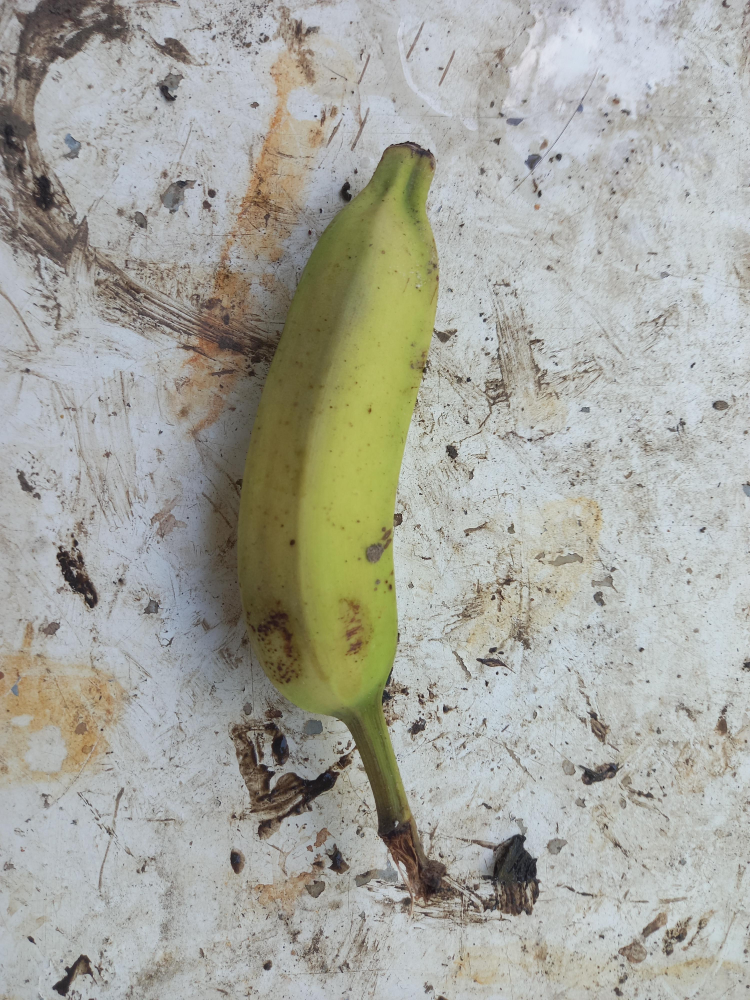
#> input picture Test/20230213_075429_jpg.rf.00943925ab24dfa9c17026d0d3520a8d.jpg, 3000 x 4000 px (shown at 1/4 size); its folder holds only this picture in this run
$ python -i preprocessing_extract_features.py   (imports and definitions only)   (older library calls are emulated)
#> lines starting #> are read from the running program, lines starting #| are printed output that depends on the picture
#> further down, picture is the input picture: shape (4000, 3000, 3); mean B, G, R 158.4, 167, 166.6
import os
import cv2
import numpy as np
from skimage.feature import graycomatrix, graycoprops
from ultralytics import YOLO

# [1 line that did not run here, left out]

def standardize_image_size(image, target_size=(224, 224)):
#> called with target_size = (224, 224)
    height, width = image.shape[:2]
#> height = 4000; width = 3000

    if height > width:
        image = cv2.rotate(image, cv2.ROTATE_90_CLOCKWISE)
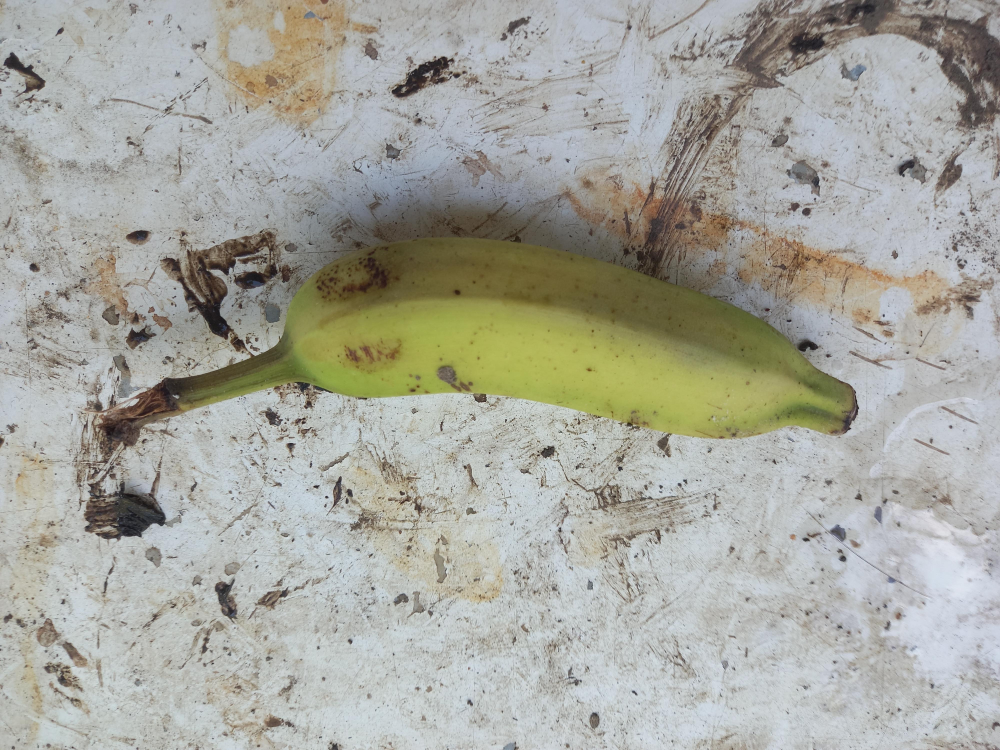
#> image: shape (3000, 4000, 3) (shown at 1/4 size); mean of channels 0, 1, 2 158.4, 167, 166.6; drawn as B, G, R

        height, width = width, height
#> height = 3000; width = 4000

    scale = min(target_size[0] / width, target_size[1] / height)
#> scale = 0.056

    new_width = int(width * scale)
#> new_width = 224
    new_height = int(height * scale)
#> new_height = 168

    resized = cv2.resize(image, (new_width, new_height), interpolation=cv2.INTER_AREA)
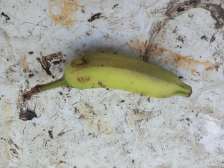
#> resized: shape (168, 224, 3); mean of channels 0, 1, 2 158.4, 167, 166.6; drawn as B, G, R

    canvas = np.zeros((target_size[1], target_size[0], 3), dtype=np.uint8)

    x_offset = (target_size[0] - new_width) // 2
#> x_offset = 0
    y_offset = (target_size[1] - new_height) // 2
#> y_offset = 28

    canvas[y_offset:y_offset+new_height, x_offset:x_offset+new_width] = resized
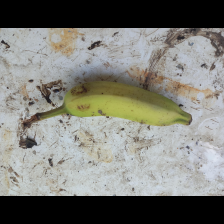
#> canvas: shape (224, 224, 3); mean of channels 0, 1, 2 118.8, 125.3, 125; drawn as B, G, R

    return canvas

def preprocess_image(image):
    standardized = standardize_image_size(image)

    filtered = cv2.bilateralFilter(standardized, d=9, sigmaColor=75, sigmaSpace=75)
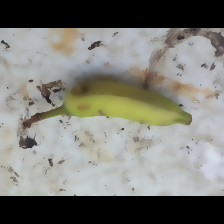
#> filtered: shape (224, 224, 3); mean of channels 0, 1, 2 119.3, 125.7, 125.3; drawn as B, G, R

    original_image, mask, _ = segment_banana(filtered)

    binary_mask = mask > 0

    banana_region = cv2.bitwise_and(filtered, filtered, mask=mask)

    lab = cv2.cvtColor(banana_region, cv2.COLOR_BGR2LAB)
    l, a, b = cv2.split(lab)
    clahe = cv2.createCLAHE(clipLimit=3.0, tileGridSize=(8,8))
    l = clahe.apply(l)
    enhanced = cv2.merge([l, a, b])
    enhanced = cv2.cvtColor(enhanced, cv2.COLOR_LAB2BGR)

    # [8 lines left out: function adjust_gamma, not called in this run]

    enhanced = adjust_gamma(enhanced, mask)

    alpha = 1.3
    contrast = cv2.convertScaleAbs(enhanced, alpha=alpha)

    hsv_image = cv2.cvtColor(banana_region, cv2.COLOR_BGR2HSV)

    return contrast, hsv_image, mask

# [147 lines left out: functions color_features, tamura_coarseness, tamura_contrast, tamura_directionality, texture_features, postprocess_mask, not called in this run]

def segment_banana(image, conf_threshold=0.5):
#> (the run stopped early here; a loop or call above may not have finished)

$ run again, on Test/20230213_080137_jpg.rf.138b8ffb557bd429f0a5b56a1e603d98.jpg
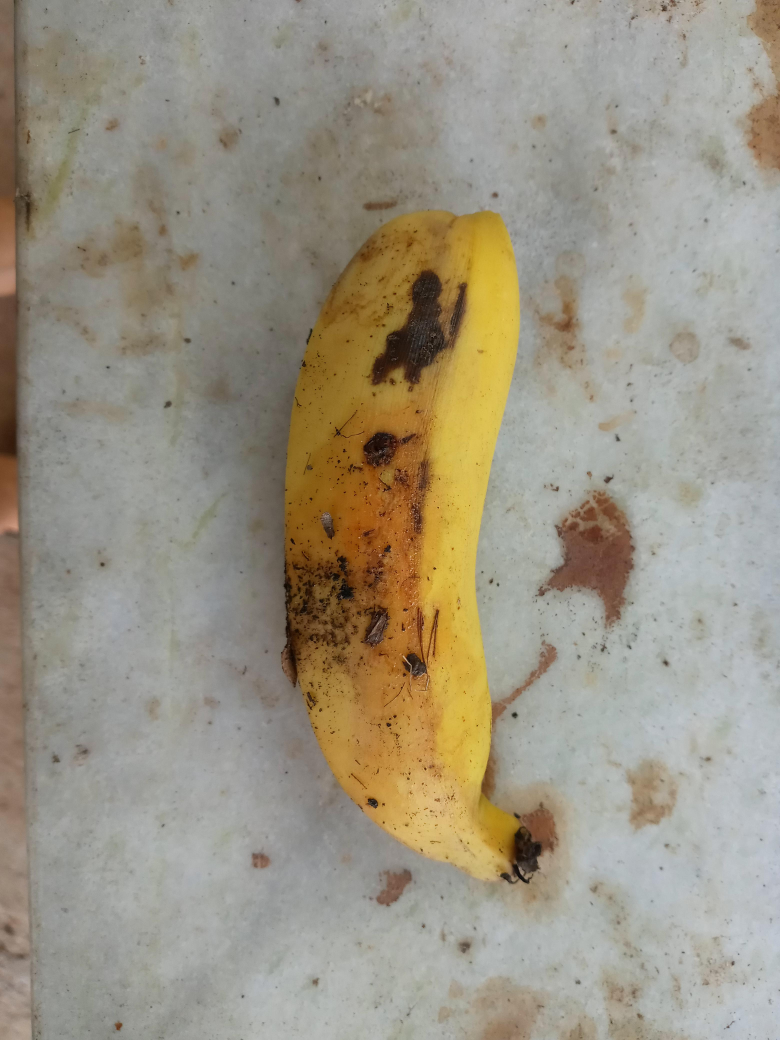
#> input picture Test/20230213_080137_jpg.rf.138b8ffb557bd429f0a5b56a1e603d98.jpg, 3120 x 4160 px (shown at 1/4 size)
#> picture is the input picture: shape (4160, 3120, 3); mean B, G, R 131.6, 148.2, 155.4
#> in standardize_image_size, `resized = cv2.resize(image, (new_width, new_height), interpolation=cv2..`:
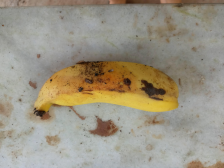
#> resized: shape (168, 224, 3); mean of channels 0, 1, 2 131.6, 148.2, 155.4; drawn as B, G, R
#> in standardize_image_size, `canvas[y_offset:y_offset+new_height, x_offset:x_offset+new_width] = re..`:
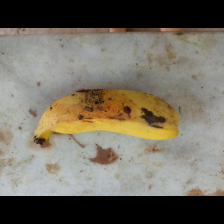
#> canvas: shape (224, 224, 3); mean of channels 0, 1, 2 98.7, 111.1, 116.5; drawn as B, G, R

$ run again, on Test/20230213_081221_jpg.rf.7040be3ec15ed9bed50458dc2d820fd5.jpg
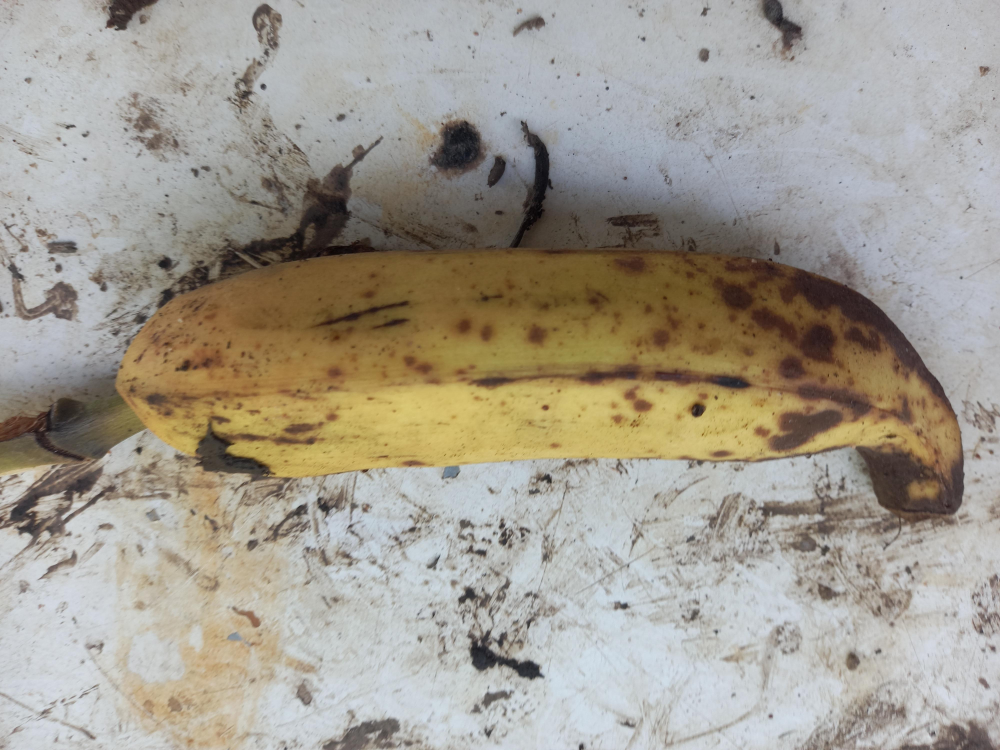
#> input picture Test/20230213_081221_jpg.rf.7040be3ec15ed9bed50458dc2d820fd5.jpg, 4000 x 3000 px (shown at 1/4 size)
#> picture is the input picture: shape (3000, 4000, 3); mean B, G, R 144.9, 156.1, 162.1
#> in standardize_image_size, `canvas[y_offset:y_offset+new_height, x_offset:x_offset+new_width] = re..`:
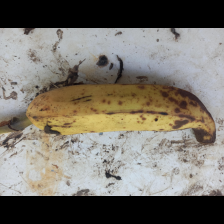
#> canvas: shape (224, 224, 3); mean B, G, R 108.7, 117.1, 121.6
#> in preprocess_image, `filtered = cv2.bilateralFilter(standardized, d=9, sigmaColor=75, sigma..`:
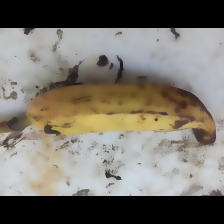
#> filtered: shape (224, 224, 3); mean B, G, R 109.1, 117.5, 122

$ run again, on Test/20230213_084336_jpg.rf.cbacd1131906b4246e7855337e9263d5.jpg
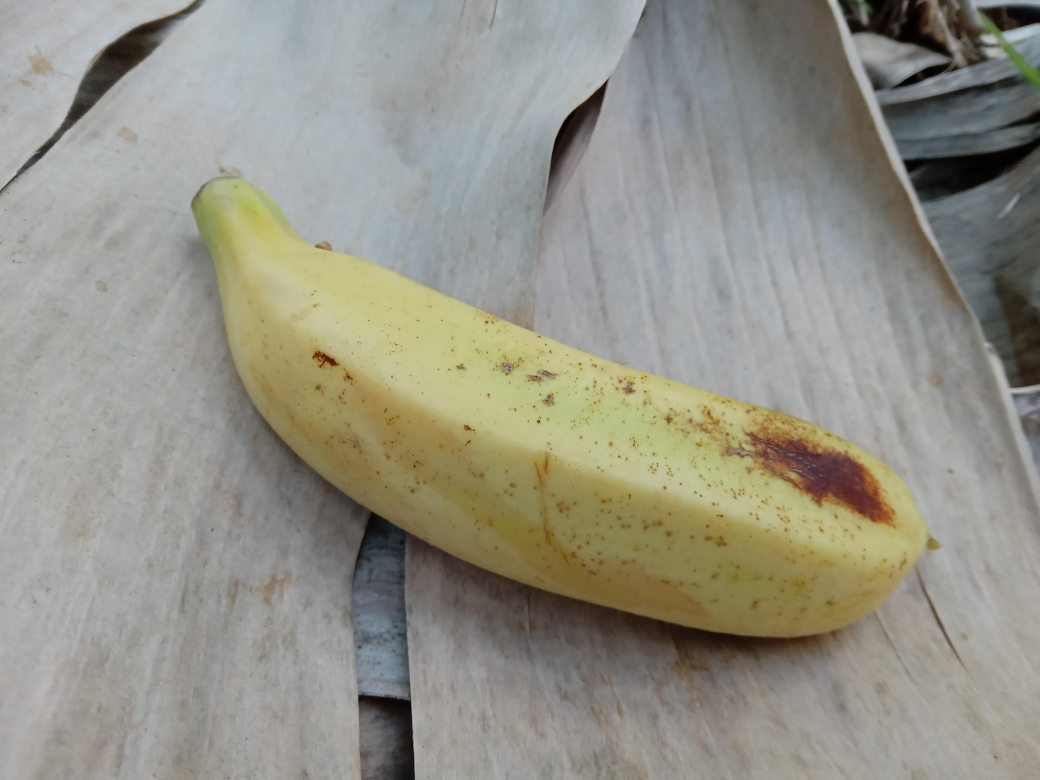
#> input picture Test/20230213_084336_jpg.rf.cbacd1131906b4246e7855337e9263d5.jpg, 4160 x 3120 px (shown at 1/4 size)
#> picture is the input picture: shape (3120, 4160, 3); mean B, G, R 134.7, 146.4, 148
#> in standardize_image_size, `resized = cv2.resize(image, (new_width, new_height), interpolation=cv2..`:
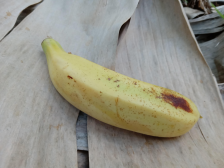
#> resized: shape (168, 224, 3); mean B, G, R 134.7, 146.4, 148
#> in standardize_image_size, `canvas[y_offset:y_offset+new_height, x_offset:x_offset+new_width] = re..`:
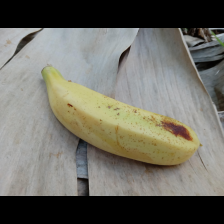
#> canvas: shape (224, 224, 3); mean B, G, R 101, 109.8, 111
